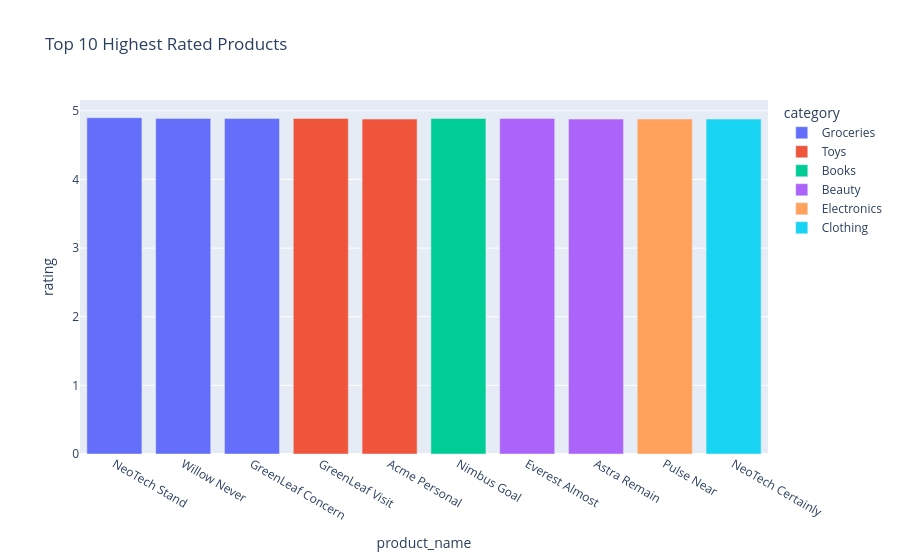

The cell this chart's notebook holds for it:
### Markdown cell above
### Visualization: Top 10 Highest Rated Products

The following bar chart displays the highest-rated products available on the e-commerce platform.

### Code cell
import plotly.express as px

top_rated = products.sort_values(
    by="rating",
    ascending=False
).head(10)

fig = px.bar(
    top_rated,
    x="product_name",
    y="rating",
    color="category",
    title="Top 10 Highest Rated Products"
)

fig.show()

### Figure 1 — Plotly figure (JSON) as saved in the notebook; plotly's stock layout.template omitted (floating-point values rounded to 4 significant figures)
{"data": [{"hovertemplate": "category=Groceries<br>product_name=%{x}<br>rating=%{y}<extra></extra>", "legendgroup": "Groceries", "marker": {"color": "#636efa", "pattern": {"shape": ""}}, "name": "Groceries", "orientation": "v", "showlegend": true, "textposition": "auto", "type": "bar", "x": ["NeoTech Stand", "Willow Never", "GreenLeaf Concern"], "xaxis": "x", "y": [4.9, 4.89, 4.89], "yaxis": "y"}, {"hovertemplate": "category=Toys<br>product_name=%{x}<br>rating=%{y}<extra></extra>", "legendgroup": "Toys", "marker": {"color": "#EF553B", "pattern": {"shape": ""}}, "name": "Toys", "orientation": "v", "showlegend": true, "textposition": "auto", "type": "bar", "x": ["GreenLeaf Visit", "Acme Personal"], "xaxis": "x", "y": [4.89, 4.88], "yaxis": "y"}, {"hovertemplate": "category=Books<br>product_name=%{x}<br>rating=%{y}<extra></extra>", "legendgroup": "Books", "marker": {"color": "#00cc96", "pattern": {"shape": ""}}, "name": "Books", "orientation": "v", "showlegend": true, "textposition": "auto", "type": "bar", "x": ["Nimbus Goal"], "xaxis": "x", "y": [4.89], "yaxis": "y"}, {"hovertemplate": "category=Beauty<br>product_name=%{x}<br>rating=%{y}<extra></extra>", "legendgroup": "Beauty", "marker": {"color": "#ab63fa", "pattern": {"shape": ""}}, "name": "Beauty", "orientation": "v", "showlegend": true, "textposition": "auto", "type": "bar", "x": ["Everest Almost", "Astra Remain"], "xaxis": "x", "y": [4.89, 4.88], "yaxis": "y"}, {"hovertemplate": "category=Electronics<br>product_name=%{x}<br>rating=%{y}<extra></extra>", "legendgroup": "Electronics", "marker": {"color": "#FFA15A", "pattern": {"shape": ""}}, "name": "Electronics", "orientation": "v", "showlegend": true, "textposition": "auto", "type": "bar", "x": ["Pulse Near"], "xaxis": "x", "y": [4.88], "yaxis": "y"}, {"hovertemplate": "category=Clothing<br>product_name=%{x}<br>rating=%{y}<extra></extra>", "legendgroup": "Clothing", "marker": {"color": "#19d3f3", "pattern": {"shape": ""}}, "name": "Clothing", "orientation": "v", "showlegend": true, "textposition": "auto", "type": "bar", "x": ["NeoTech Certainly"], "xaxis": "x", "y": [4.88], "yaxis": "y"}], "layout": {"barmode": "relative", "legend": {"title": {"text": "category"}, "tracegroupgap": 0}, "title": {"text": "Top 10 Highest Rated Products"}, "xaxis": {"anchor": "y", "domain": [0, 1], "title": {"text": "product_name"}}, "yaxis": {"anchor": "x", "domain": [0, 1], "title": {"text": "rating"}}}}
